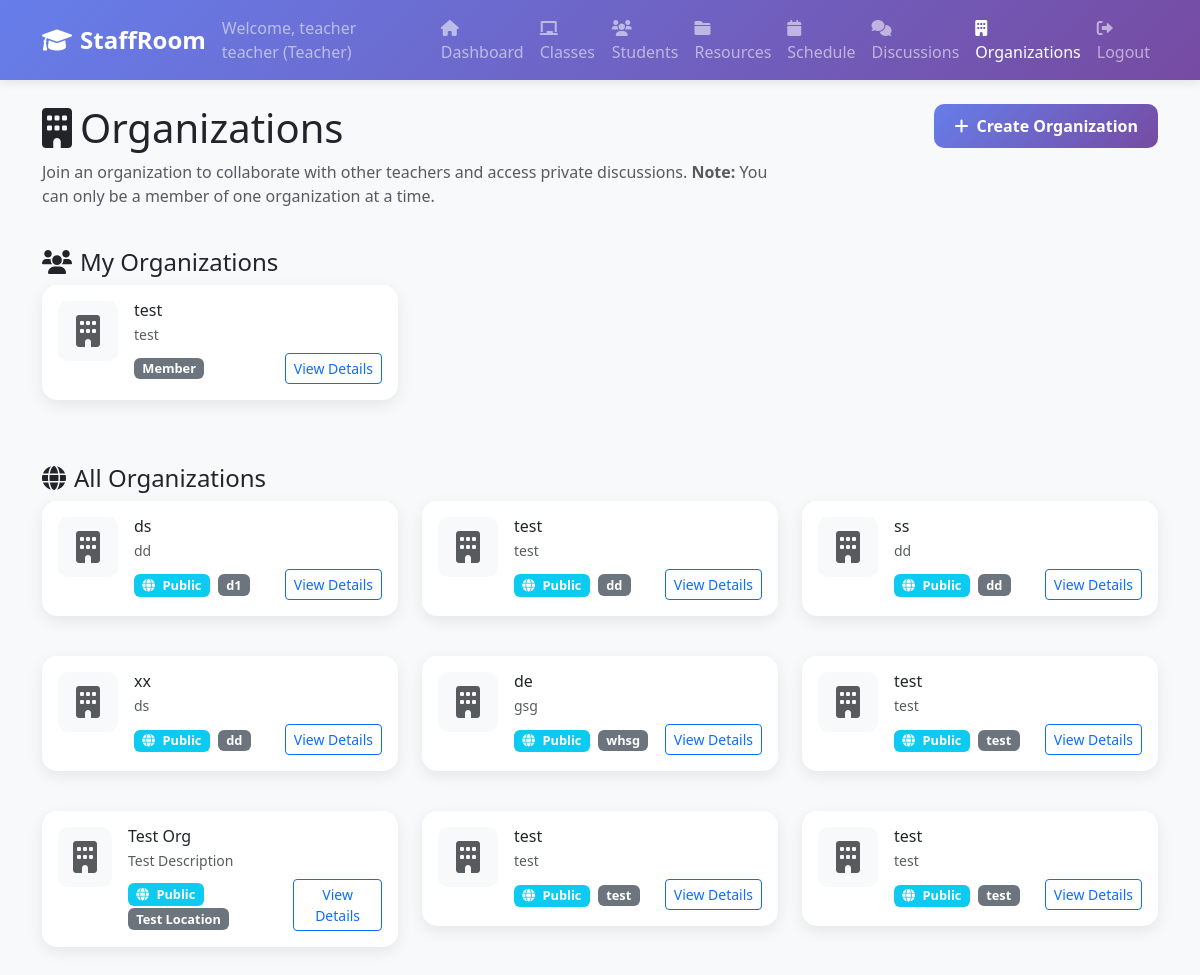
Page /organizations (signed in) on the earlier database version.
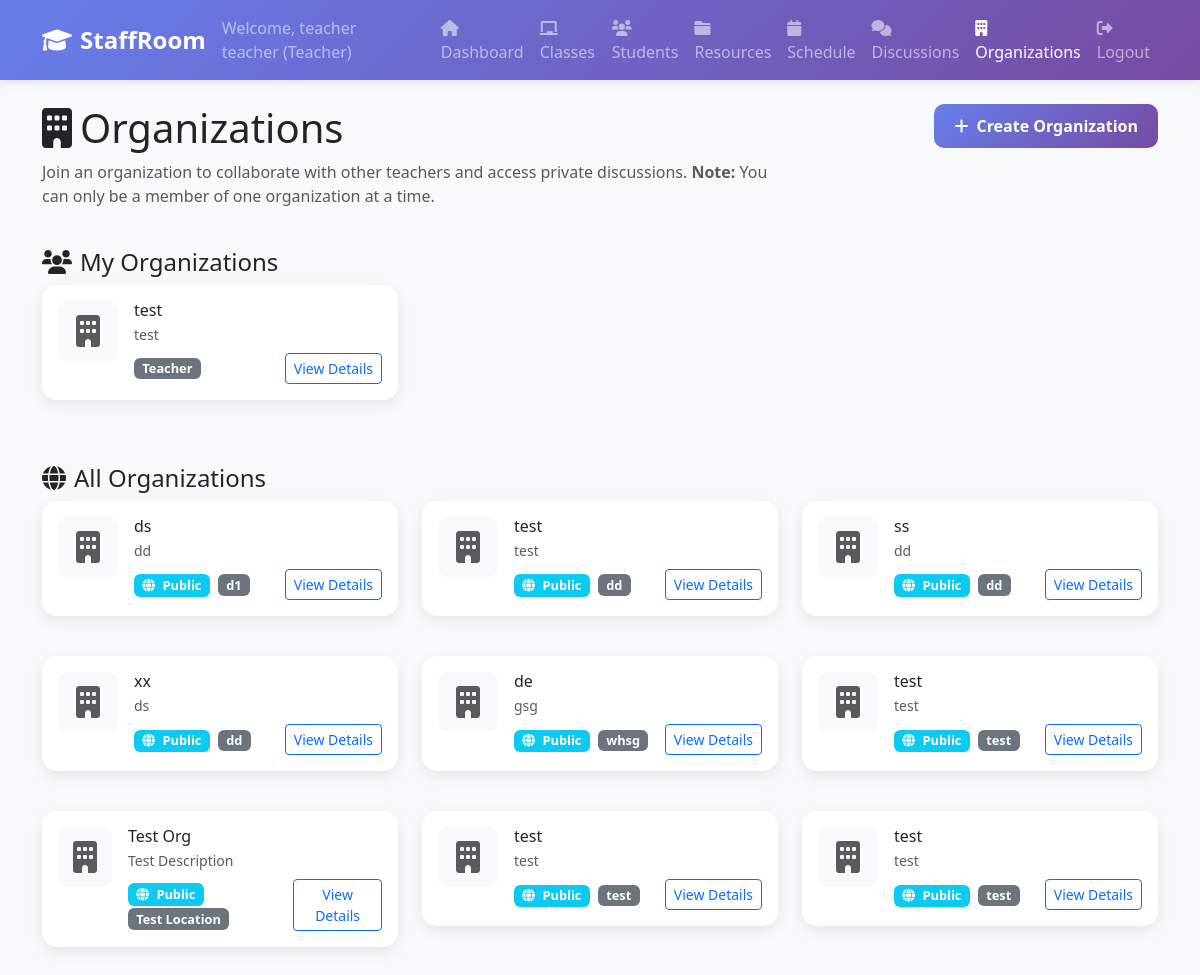
Same page on the later database version.
### tables this page shows
CREATE TABLE "organization_memberships" (
    id INTEGER PRIMARY KEY AUTOINCREMENT,
    organization_id INTEGER NOT NULL,
    user_id INTEGER NOT NULL,
    role TEXT DEFAULT 'teacher' CHECK (role IN ('owner', 'admin', 'teacher', 'student')),
    joined_at TIMESTAMP DEFAULT CURRENT_TIMESTAMP,
    FOREIGN KEY (organization_id) REFERENCES organizations (id),
    FOREIGN KEY (user_id) REFERENCES users (id),
    UNIQUE(organization_id, user_id)
);

CREATE TABLE organizations (
                id INTEGER PRIMARY KEY AUTOINCREMENT,
                name TEXT NOT NULL,
                description TEXT,
                about TEXT,
                location TEXT,
                contact_email TEXT,
                contact_phone TEXT,
                website TEXT,
                logo_filename TEXT,
                logo_path TEXT,
                is_public BOOLEAN DEFAULT 1,
                discussion_privacy TEXT DEFAULT 'public' CHECK (discussion_privacy IN ('public', 'private')),
                created_by INTEGER NOT NULL,
                created_at TIMESTAMP DEFAULT CURRENT_TIMESTAMP,
                updated_at TIMESTAMP DEFAULT CURRENT_TIMESTAMP, banner_filename TEXT, banner_path TEXT,
                FOREIGN KEY (created_by) REFERENCES users (id)
            );

### web_app.py (the view)
@app.route('/organizations')
def organizations():
    if 'user_id' not in session:
        return redirect(url_for('login'))
    organizations = db.get_all_organizations()
    user_organizations = db.get_user_organizations(session['user_id'])
    return render_template('organizations.html',
                         organizations=organizations,
                         user_organizations=user_organizations,
                         can_create_org=session['user_type'] == 'teacher')

### web_app.py (called while the page is built)
    def get_connection(self):
        if self.db_path.startswith('postgresql://'):
            import psycopg2
            from psycopg2.extras import RealDictCursor
            conn = psycopg2.connect(self.db_path, cursor_factory=RealDictCursor)
        else:
            db_file = self.db_path.replace('sqlite:///', '')
            conn = sqlite3.connect(db_file)
            conn.row_factory = sqlite3.Row
        return conn

    def get_all_organizations(self):
        conn = self.get_connection()
        cursor = conn.execute("""
            SELECT o.*, u.first_name, u.last_name
            FROM organizations o
            JOIN users u ON o.created_by = u.id
            ORDER BY o.created_at DESC
        """)
        organizations = [dict(row) for row in cursor.fetchall()]
        conn.close()
        return organizations

### templates/organizations.html (shortened to what the changed rows need)
{% extends "common/base.html" %}
{% block content %}
        <div class="row mb-4">
            <div class="col-md-8">
                <h1><i class="fas fa-building me-2"></i>Organizations</h1>
            </div>
        </div>
        {% if user_organizations %}
        <div class="row mb-4">
            <div class="col-12">
                <div class="row">
                    {% for org in user_organizations %}
                    <div class="col-md-6 col-lg-4 mb-3">
                        <div class="card organization-card">
                            <div class="card-body">
                                <div class="d-flex align-items-start">
                                    {% if org.logo_filename %}
                                    <img src="/download/{{ org.logo_filename }}" class="organization-logo me-3" alt="Logo">
                                    {% else %}
                                    <div class="organization-logo me-3 bg-light d-flex align-items-center justify-content-center">
                                        <i class="fas fa-building fa-2x text-muted"></i>
                                    </div>
                                    {% endif %}
                                    <div class="flex-grow-1">
                                        <h6 class="card-title mb-1">{{ org.name }}</h6>
                                        <p class="card-text small text-muted mb-2">{{ org.description[:100] }}{% if org.description|length > 100 %}...{% endif %}</p>
                                        <div class="d-flex justify-content-between align-items-center">
                                            <span class="badge bg-secondary privacy-badge">{{ org.role.title() }}</span>
                                            <a href="{{ url_for('organization_detail', org_id=org.id) }}" class="btn btn-sm btn-outline-primary">
                                                View Details
                                            </a>
                                        </div>
                                    </div>
                                </div>
                            </div>
                        </div>
                    </div>
                    {% endfor %}
                </div>
            </div>
        </div>
        {% endif %}
{% endblock %}

Differences in the rows shown:
changed organization_memberships "test": role "Member" → "Teacher"
